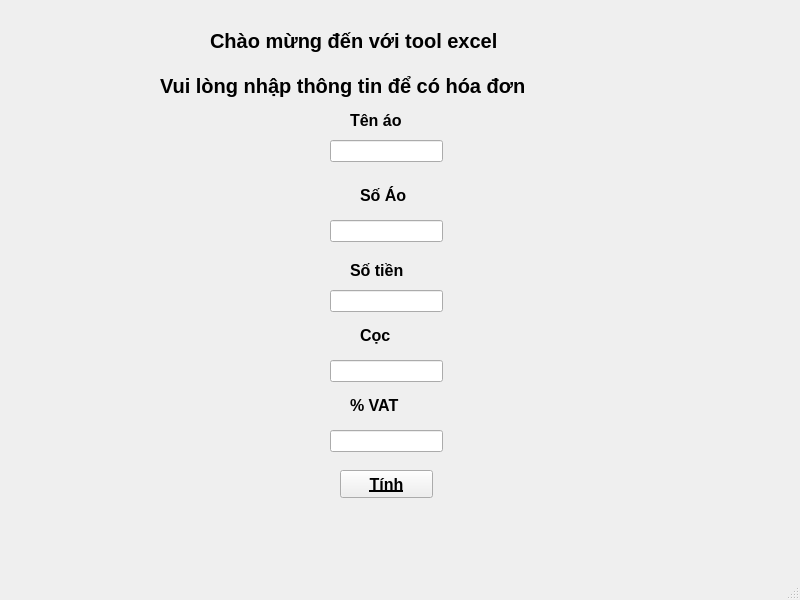
<?xml version="1.0" encoding="UTF-8"?>
<ui version="4.0">
 <class>MainWindow</class>
 <widget class="QMainWindow" name="MainWindow">
  <property name="geometry">
   <rect>
    <x>0</x>
    <y>0</y>
    <width>800</width>
    <height>600</height>
   </rect>
  </property>
  <property name="windowTitle">
   <string>MainWindow</string>
  </property>
  <widget class="QWidget" name="centralwidget">
   <widget class="QLabel" name="label">
    <property name="geometry">
     <rect>
      <x>210</x>
      <y>20</y>
      <width>371</width>
      <height>41</height>
     </rect>
    </property>
    <property name="font">
     <font>
      <pointsize>15</pointsize>
      <weight>75</weight>
      <bold>true</bold>
     </font>
    </property>
    <property name="text">
     <string>Chào mừng đến với tool excel</string>
    </property>
    <property name="textFormat">
     <enum>Qt::AutoText</enum>
    </property>
   </widget>
   <widget class="QLabel" name="label_2">
    <property name="geometry">
     <rect>
      <x>160</x>
      <y>70</y>
      <width>481</width>
      <height>31</height>
     </rect>
    </property>
    <property name="font">
     <font>
      <pointsize>15</pointsize>
      <weight>75</weight>
      <bold>true</bold>
     </font>
    </property>
    <property name="text">
     <string>Vui lòng nhập thông tin để có hóa đơn</string>
    </property>
   </widget>
   <widget class="QLineEdit" name="lineEdit">
    <property name="geometry">
     <rect>
      <x>330</x>
      <y>220</y>
      <width>113</width>
      <height>22</height>
     </rect>
    </property>
    <property name="text">
     <string/>
    </property>
   </widget>
   <widget class="QLabel" name="label_3">
    <property name="geometry">
     <rect>
      <x>360</x>
      <y>180</y>
      <width>61</width>
      <height>31</height>
     </rect>
    </property>
    <property name="font">
     <font>
      <pointsize>12</pointsize>
      <weight>75</weight>
      <bold>true</bold>
     </font>
    </property>
    <property name="text">
     <string>Số Áo</string>
    </property>
   </widget>
   <widget class="QLabel" name="label_4">
    <property name="geometry">
     <rect>
      <x>350</x>
      <y>260</y>
      <width>71</width>
      <height>21</height>
     </rect>
    </property>
    <property name="font">
     <font>
      <pointsize>12</pointsize>
      <weight>75</weight>
      <bold>true</bold>
     </font>
    </property>
    <property name="text">
     <string>Số tiền</string>
    </property>
   </widget>
   <widget class="QLineEdit" name="lineEdit_2">
    <property name="geometry">
     <rect>
      <x>330</x>
      <y>290</y>
      <width>113</width>
      <height>22</height>
     </rect>
    </property>
   </widget>
   <widget class="QLabel" name="label_5">
    <property name="geometry">
     <rect>
      <x>360</x>
      <y>320</y>
      <width>41</width>
      <height>31</height>
     </rect>
    </property>
    <property name="font">
     <font>
      <pointsize>12</pointsize>
      <weight>75</weight>
      <bold>true</bold>
     </font>
    </property>
    <property name="text">
     <string>Cọc</string>
    </property>
   </widget>
   <widget class="QLineEdit" name="lineEdit_3">
    <property name="geometry">
     <rect>
      <x>330</x>
      <y>360</y>
      <width>113</width>
      <height>22</height>
     </rect>
    </property>
   </widget>
   <widget class="QLabel" name="label_6">
    <property name="geometry">
     <rect>
      <x>350</x>
      <y>395</y>
      <width>71</width>
      <height>21</height>
     </rect>
    </property>
    <property name="font">
     <font>
      <pointsize>12</pointsize>
      <weight>75</weight>
      <bold>true</bold>
     </font>
    </property>
    <property name="text">
     <string>% VAT</string>
    </property>
   </widget>
   <widget class="QLineEdit" name="lineEdit_4">
    <property name="geometry">
     <rect>
      <x>330</x>
      <y>430</y>
      <width>113</width>
      <height>22</height>
     </rect>
    </property>
   </widget>
   <widget class="QPushButton" name="calcBtn">
    <property name="geometry">
     <rect>
      <x>340</x>
      <y>470</y>
      <width>93</width>
      <height>28</height>
     </rect>
    </property>
    <property name="font">
     <font>
      <pointsize>12</pointsize>
      <weight>75</weight>
      <bold>true</bold>
      <underline>true</underline>
     </font>
    </property>
    <property name="text">
     <string>Tính</string>
    </property>
   </widget>
   <widget class="QLabel" name="label_7">
    <property name="geometry">
     <rect>
      <x>350</x>
      <y>110</y>
      <width>71</width>
      <height>21</height>
     </rect>
    </property>
    <property name="font">
     <font>
      <pointsize>12</pointsize>
      <weight>75</weight>
      <bold>true</bold>
     </font>
    </property>
    <property name="text">
     <string>Tên áo</string>
    </property>
   </widget>
   <widget class="QLineEdit" name="lineEdit_5">
    <property name="geometry">
     <rect>
      <x>330</x>
      <y>140</y>
      <width>113</width>
      <height>22</height>
     </rect>
    </property>
   </widget>
  </widget>
  <widget class="QMenuBar" name="menubar">
   <property name="geometry">
    <rect>
     <x>0</x>
     <y>0</y>
     <width>800</width>
     <height>26</height>
    </rect>
   </property>
  </widget>
  <widget class="QStatusBar" name="statusbar"/>
 </widget>
 <resources/>
 <connections/>
</ui>
